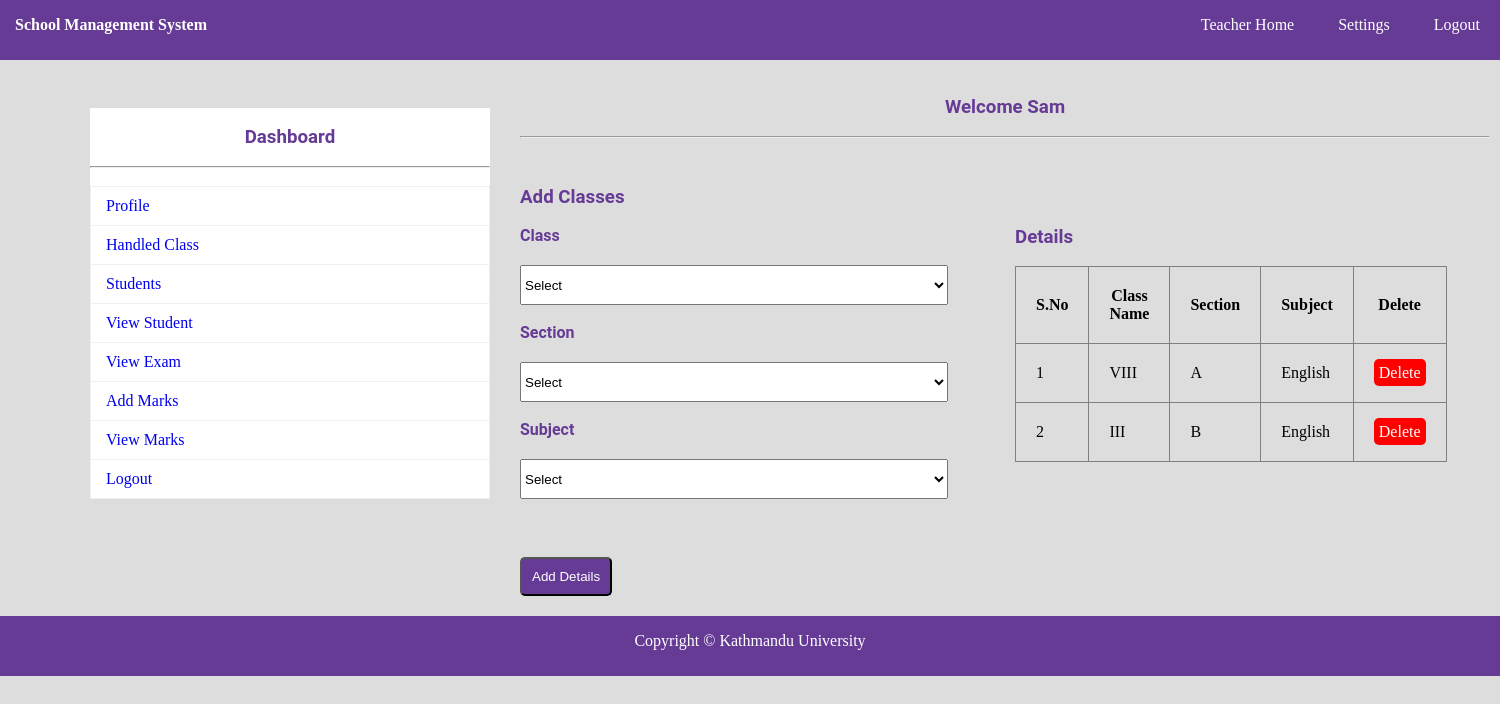
The app's page /handle_class.php (signed in) with its own data.
### tables this page shows
CREATE TABLE IF NOT EXISTS `hclass` (
  `HID` int(11) NOT NULL AUTO_INCREMENT,
  `TID` int(11) NOT NULL,
  `CLA` varchar(150) NOT NULL,
  `SEC` varchar(150) NOT NULL,
  `SUB` varchar(150) NOT NULL,
  PRIMARY KEY (`HID`),
  FOREIGN KEY (`TID`) REFERENCES`staff`(`TID`)
);

### handle_class.php (the view, shortened to what this page needs)
<?php
	include"database.php";
?>
<!DOCTYPE html>
<html>
	<head>
		<link rel="stylesheet" type="text/css" href="css/style.css">
	</head>
	<body>
		<?php include"navbar.php";?><br>
			<div id="section">
				<?php include"sidebar.php";?><br>
					<h3 class="text">Welcome <?php echo $_SESSION["TNAME"]; ?></h3><br><hr><br>
				<div class="content">
					<h3>Add Classes</h3><br>
					<div class="lbox1">
					<form  method="post" action="<?php echo $_SERVER["PHP_SELF"];?>">
					<label>Class</label><br>
						<select name="cla" required class="input3">
							<?php
								$sl="select DISTINCT(CNAME) from class";
								$r=$db->query($sl);
								 if($r->num_rows>0)
								 {
									 echo "<option value=''>Select</option>";
								 }
							?>
						</select>
					<br><br>
					<label>Section</label><br>
						<select name="sec" required class="input3">
						<?php
							$sl="select DISTINCT(CSEC) from class";
							$r=$db->query($sl);
								if($r->num_rows>0)
								{
									echo "<option value=''>Select</option>";
								}
						?>
						</select><br></br>
					<label>Subject</label><br>
						<select name="sub" required class="input3">
						<?php
							$s="select * from sub";
							$re=$db->query($s);
							if($re->num_rows>0)
							{
								echo "<option value=''>Select</option>";
							}
						?>
						</select>
					<br><br>
					<button type="submit" class="btn" name="submit">Add  Details</button>
					</form>
					</div>
					<div class="rbox1">
					<h3> Details</h3><br>
					<table border="1px" >
						<tr>
							<th>S.No</th>
							<th>Class Name</th>
							<th>Section</th>
							<th>Subject</th>
							<th>Delete</th>
						</tr>
						<?php
							$s="select * from hclass";
							$res=$db->query($s);
							if($res->num_rows>0)
							{
								$i=0;
								while($r=$res->fetch_assoc())
								{
									$i++;
									echo"
									<tr>
										<td>{$i}</td>
										<td>{$r["CLA"]}</td>
										<td>{$r["SEC"]}</td>
										<td>{$r["SUB"]}</td>
										<td><a href='hclass.php?id={$r["HID"]}' class='btnr'>Delete</a></td>
									</tr>
									";
								}
							}
						?>
						</table>
					</div>
				</div>
			</div>
				<?php include"footer.php";?>
	</body>
</html>

### css/style.css (style rules this page uses)
* { padding:0px; margin:0px; }
html { background:#dddddd; }
a { text-decoration:none; }
h1,h2,h3,h4,h5,h6,label { font-family:roboto; color:#663b95; }
.btn { border-radius:5px; padding:10px; background:#663b95; color:white; margin-top:40px; }
.btnr { border-radius:5px; padding:5px; background:#ff0000; color:white; }
label { font-weight:bold; }
.text { text-align:center; }
#section { height:auto; width:1400px; margin-left:90px; font-family:cambria; }
.content { margin-top:30px; height:auto; width:950px; float:left; }
tr,td,th { padding:20px; }
.input3 { width:90%; height:40px; margin-top:20px; }
table { border-collapse:collapse; }
.lbox1 { width:50%; margin-right:20px; float:left; }
.rbox1 { width:45%; float:left; }
.rbox1 table { width:100%; }

### records on screen
hclass: CLA "VIII", SEC "A", SUB "English"
hclass: CLA "III", SEC "B", SUB "English"

### other values on screen
$_SESSION["TNAME"] "Sam"
